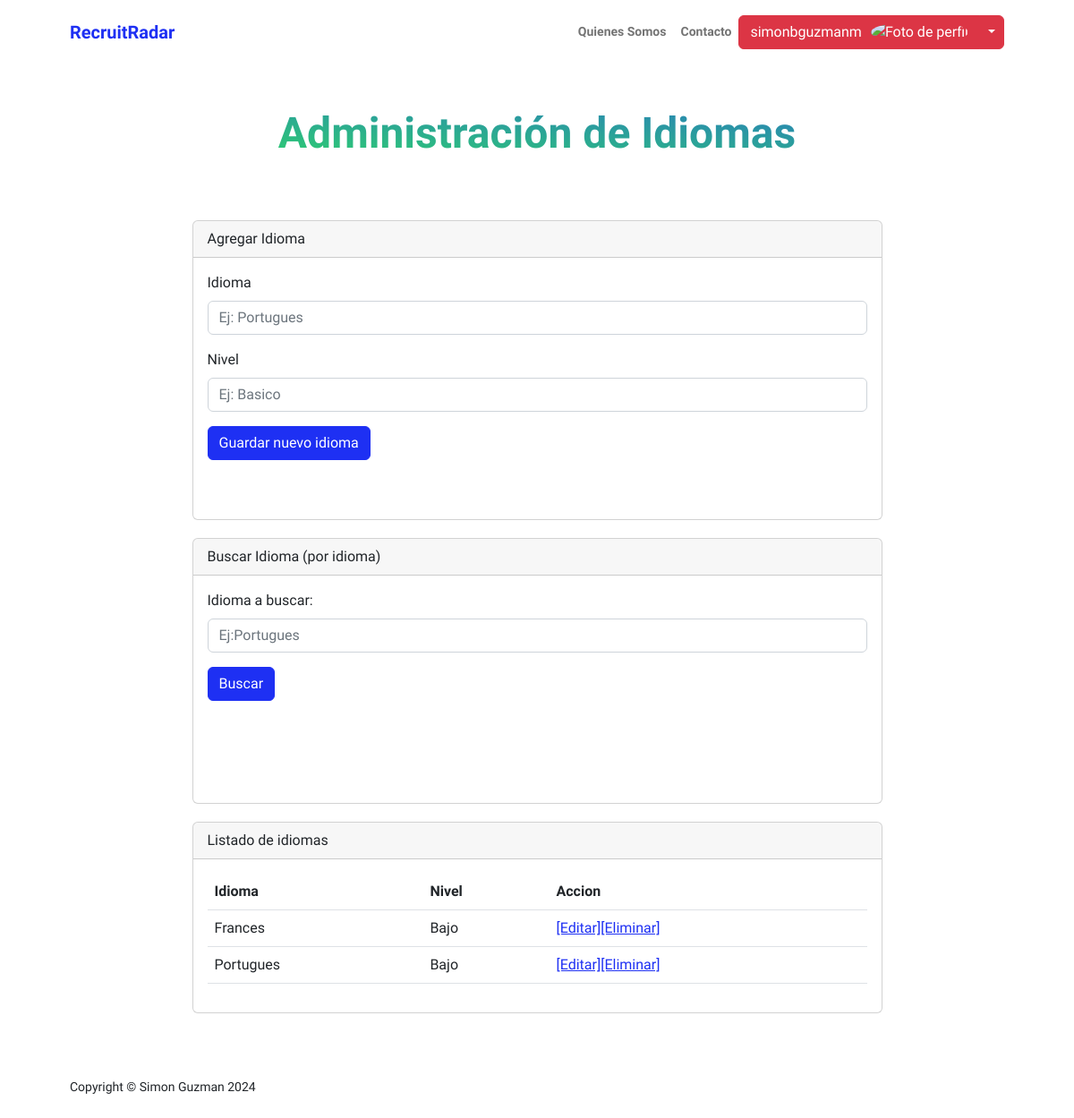
/appUsers/idiomas (signed in), run on the app's committed database.
### appUsers/models.py (models this page shows, shortened)
class Idiomas(models.Model):
    user = models.ForeignKey(User, on_delete=models.CASCADE, null=True)
    idioma = models.CharField(max_length=50)
    nivel = models.CharField(max_length=20)

### appUsers/views.py (the view, shortened to what this page needs)
# urls.py: path('idiomas',views.idiomas,name="Idiomas"),
@login_required
def idiomas(request):
    idiomas = Idiomas.objects.filter(user=request.user)
    if request.method == 'POST':
        miFormulario = IdiomaFormulario(request.POST)
        if miFormulario.is_valid():
            u = User.objects.get(username = request.user)
            informacion = miFormulario.cleaned_data
            exp = Idiomas(user=u,idioma=informacion['idioma'],nivel=informacion['nivel'])
            exp.save()
            miFormulario = IdiomaFormulario()
            return render(request,"appUsers/idiomas.html",{"idiomas":idiomas,"miFormulario":miFormulario,"resp":"Datos guardados Correctamente","respSearch":"","avatar":request.session.get('foto-avatar', 'none')})
    else:
        miFormulario = IdiomaFormulario()
    return render(request,"appUsers/idiomas.html",{"idiomas":idiomas,"miFormulario":miFormulario,"resp":"","respSearch":"","avatar":request.session.get('foto-avatar', 'none')})

### appUsers/forms.py
class IdiomaFormulario(forms.Form):
    idioma = forms.CharField(label='Idioma', max_length=100,widget=forms.TextInput(attrs={'class': 'form-control','placeholder': 'Ej: Portugues'}))
    nivel = forms.CharField(label='Nivel', max_length=100,widget=forms.TextInput(attrs={'class': 'form-control','placeholder': 'Ej: Basico'}))
    def __init__(self, *args, **kwargs):
        super().__init__(*args, **kwargs)
        self.helper = FormHelper(self)
        self.helper.layout = Layout(
            'idioma',
            'nivel',
            Submit('submit', 'Guardar', css_class='btn btn-primary')
        )

### appUsers/templates/appUsers/idiomas.html (shortened to what this page needs)
{% extends "appUsers/base.html" %}
{% load static %}
{% block datosDinamicos %}
<div class="container px-5 my-5">
    <div class="text-center mb-5">
        <h1 class="display-5 fw-bolder mb-0"><span class="text-gradient d-inline">Administración de Idiomas</span></h1>
    </div>
    <div class="row gx-5 justify-content-center">
        <div class="col-lg-11 col-xl-9 col-xxl-8">
              <div class="card" style="margin-top: 20px;">
                <div class="card-header" >
                  Agregar Idioma
                </div>
                <div class="card-body">
                  <section style="margin-bottom: 50px;">
                  <form action="" method="POST" class="mb-3">{% csrf_token %}
                    <div class="mb-3">
                      <label for="{{ miFormulario.idioma.id_for_label }}" class="form-label">{{ miFormulario.idioma.label }}</label>
                      {{ miFormulario.idioma }}
                  </div>
                  <div class="mb-3">
                      <label for="{{ miFormulario.nivel.id_for_label }}" class="form-label">{{ miFormulario.nivel.label }}</label>
                      {{ miFormulario.nivel }}
                  </div>
                  <div class="mb-3">
                    <input class="btn btn-primary" type="submit" value="Guardar nuevo idioma">
                  </div>
                  </form>
                </section>
                </div>
              </div>
             <div class="card" style="margin-top: 20px;">
              <div class="card-header">
                Buscar Idioma (por idioma)
              </div>
              <div class="card-body">
                <section style="margin-bottom: 50px;">
                  <form action="/appUsers/idiomas/" method="GET" class="mb-3">{% csrf_token %}
                    <div class="mb-3">
                      <label for="exampleFormControlInput1" class="form-label">Idioma a buscar:</label>
                      <input type="text" class="form-control" name="text_search" id="text_search" placeholder="Ej:Portugues">
                    </div>
                    <div class="mb-3">
                      <input class="btn btn-primary" type="submit" value="Buscar">
                    </div>
                  </form>
                  <div class="card-body">
                </section>
              </div>
              </div>
               <div class="card" style="margin-top: 20px;">
                <div class="card-header">
                  Listado de idiomas
                </div>
                <div class="card-body">
                  <section>
                    <table class="table caption-top">
                        <thead>
                          <tr>
                            <th scope="col">Idioma</th>
                            <th scope="col">Nivel</th>
                            <th scope="col">Accion</th>
                          </tr>
                        </thead>
                        <tbody>
                          {% for info in idiomas %}
                          <tr>
                            <td>{{info.idioma}}</td>
                            <td>{{info.nivel}}</td>
                            <td><a href="{% url 'EditaIdioma' id=info.id %}">[Editar]</a><a href="{% url 'EliminaIdioma' id=info.id %}">[Eliminar]</a></td>
                          </tr>
                          {% endfor%}
                        </tbody>
                    </table>
                </section>
                </div>
              </div>
        </div>
    </div>
</div>
{% endblock %}

### appUsers/templates/appUsers/base.html (shortened to what this page needs)
<!DOCTYPE html>
<html lang="en">
    <head>
        {% load static %}
        <link rel="stylesheet" href="https://cdnjs.cloudflare.com/ajax/libs/font-awesome/6.0.0/css/all.min.css">
        <link href="https://cdn.jsdelivr.net/npm/bootstrap-icons@1.8.1/font/bootstrap-icons.css" rel="stylesheet" />
        <link href="{% static 'css/styles.css' %}" rel="stylesheet" />
    </head>
    <body class="d-flex flex-column h-100">
        <main class="flex-shrink-0">
            <nav class="navbar navbar-expand-lg navbar-light bg-white py-3">
                <div class="container px-5">
                    <a class="navbar-brand" href="{% url 'Home' %}"><span class="fw-bolder text-primary">RecruitRadar</span></a>
                    <div class="collapse navbar-collapse" id="navbarSupportedContent">
                        <ul class="navbar-nav ms-auto mb-2 mb-lg-0 small fw-bolder">
                            <li class="nav-item"><a class="nav-link" href="{% url 'Aboutme' %}">Quienes Somos</a></li>
                            <li class="nav-item"><a class="nav-link" href="{% url 'Contact' %}">Contacto</a></li>
                            {% if request.user.is_authenticated %}
                            <div class="btn-group">
                                <button type="button" class="btn btn-danger">{{ request.user.username}}<img src="{{avatar}}" alt="Foto de perfil" class="img-fluid rounded-circle" width="50" style="margin-left: 10px;"></button>
                                <button type="button" class="btn btn-danger dropdown-toggle dropdown-toggle-split" data-bs-toggle="dropdown" aria-expanded="false">
                                </button>
                              </div>
                            {% else %}
                                <li class="nav-item"><a class="nav-link" href="{% url 'Login' %}">Iniciar Sesión</a></li>
                                <li class="nav-item"><a class="nav-link" href="{% url 'Register' %}">Registrar</a></li>
                            {% endif %}
                        </ul>
                    </div>
                </div>
            </nav>
            {% block datosDinamicos %}
            {% endblock %}
        </main>
        <footer class="bg-white py-4 mt-auto">
            <div class="container px-5">
                <div class="row align-items-center justify-content-between flex-column flex-sm-row">
                    <div class="col-auto"><div class="small m-0">Copyright &copy; Simon Guzman 2024</div></div>
                </div>
            </div>
        </footer>
    </body>
</html>

### data on the page
Idiomas: idioma "Frances", nivel "Bajo"
Idiomas: idioma "Portugues", nivel "Bajo"

### other printed values
{{ request.user.username }} "simonbguzmanm"
{{ miFormulario.idioma.label }} "Idioma"
{{ miFormulario.nivel.label }} "Nivel"
